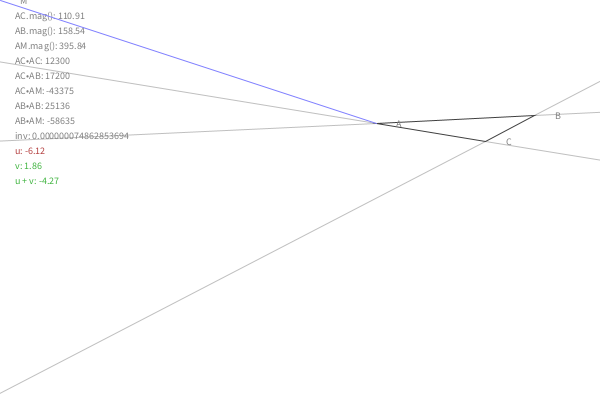
Frame 1 (no input)
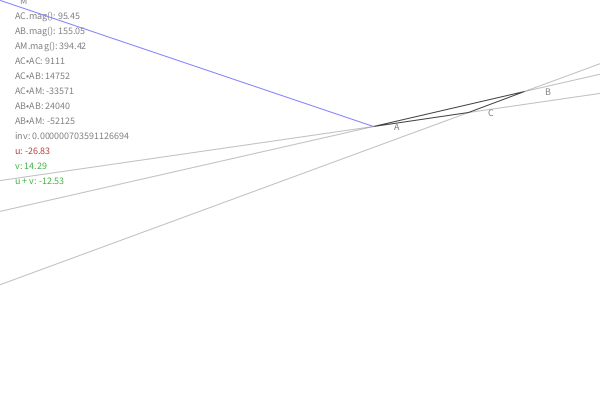
Frame 60 (the mouse pressed at the canvas centre just before this capture)
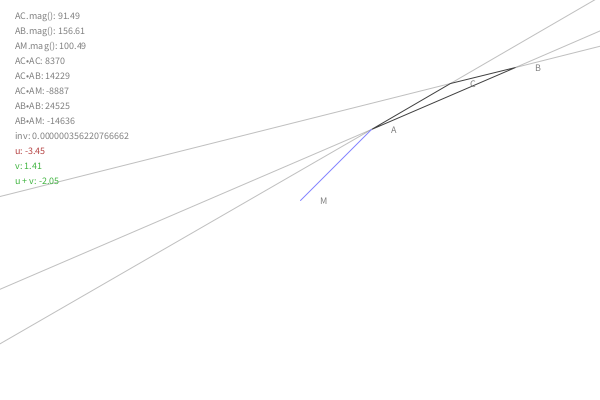
Frame 120 (the mouse held since frame 60 and released just before this capture)

The Processing sketch that drew these frames (run headless with seeded random() and noise(); from frame 60 on, the mouse is pressed at the canvas centre):

// Processing sketch: processing_25399
// ── processing_25399.pde

Triangle t;
int marg = 40;

void setup() {
  size(600,400);
  smooth();
  textSize(10);
  textAlign(LEFT, CENTER);
  t = new Triangle();
}

void draw() {
  background(255);
  t.check();
}

class Triangle {
  PVector posA, posB, posC;
  PVector spdA, spdB, spdC;
  Triangle() {
    posA = new PVector(random(marg, width-marg), random(marg, height-marg));
    posB = new PVector(random(marg, width-marg), random(marg, height-marg));
    posC = new PVector(random(marg, width-marg), random(marg, height-marg));
    spdA = new PVector(random(-0.5, 0.5), random(-0.5, 0.5));
    spdB = new PVector(random(-0.5, 0.5), random(-0.5, 0.5));
    spdC = new PVector(random(-0.5, 0.5), random(-0.5, 0.5));
  }
  void check() {
    posA.add(spdA);
    posB.add(spdB);
    posC.add(spdC);
    if(posA.x < marg || posA.x > width-marg) spdA.x *= -1;
    if(posB.x < marg || posB.x > width-marg) spdB.x *= -1;
    if(posC.x < marg || posC.x > width-marg) spdC.x *= -1;
    if(posA.y < marg || posA.y > height-marg) spdA.y *= -1;
    if(posB.y < marg || posB.y > height-marg) spdB.y *= -1;
    if(posC.y < marg || posC.y > height-marg) spdC.y *= -1;
    
    stroke(128, 128);
    offLine(posA, posC);
    offLine(posC, posA);
    offLine(posA, posB);
    offLine(posB, posA);
    offLine(posB, posC);
    offLine(posC, posB);
    
    if (mouseOver()) 
      fill(100,255,100,64);
    else 
      fill(255,64);
      
    stroke(64);
    beginShape();
      vertex(posA.x, posA.y);
      vertex(posB.x, posB.y);
      vertex(posC.x, posC.y);
    endShape(CLOSE);
    stroke(128, 128, 255);
    line(posA.x, posA.y, mouseX, mouseY);
    
    fill(128);
    text("A", posA.x+20, posA.y);
    text("B", posB.x+20, posB.y);
    text("C", posC.x+20, posC.y);
    text("M", mouseX+20, mouseY);
  }
  
  void offLine(PVector v1, PVector v2) { 
    PVector tmp = PVector.sub(v1, v2);
    tmp.normalize();
    tmp.mult(width); 
    line(v1.x, v1.y, v1.x+tmp.x, v1.y+tmp.y);
  }
  
  boolean mouseOver() {
    stroke(220);
    //for more on the math, check out http://en.wikipedia.org/wiki/Barycentric_coordinate_system_(mathematics)
    PVector posM = new PVector(mouseX, mouseY);
    PVector AC = PVector.sub(posC, posA);
    PVector AB = PVector.sub(posB, posA);
    PVector AM = PVector.sub(posM, posA);
    float dACAC = AC.dot(AC);
    float dACAB = AC.dot(AB);
    float dACAM = AC.dot(AM);
    float dABAB = AB.dot(AB);
    float dABAM = AB.dot(AM);
    float inv = 1/(dACAC*dABAB - dACAB*dACAB);
    float u = (dABAB*dACAM - dACAB*dABAM)*inv;
    float v = (dACAC*dABAM - dACAB*dACAM)*inv;
    
    int l=1;
    fill(128);
    text("AC.mag(): "+nfc(AC.mag(),2), 15, 15*l++);
    text("AB.mag(): "+nfc(AB.mag(),2), 15, 15*l++);
    text("AM.mag(): "+nfc(AM.mag(),2), 15, 15*l++);
    text("AC•AC: "+int(dACAC), 15, 15*l++);
    text("AC•AB: "+int(dACAB), 15, 15*l++);
    text("AC•AM: "+int(dACAM), 15, 15*l++);
    text("AB•AB: "+int(dABAB), 15, 15*l++);
    text("AB•AM: "+int(dABAM), 15, 15*l++);
    text("inv: "+nfc(inv,18), 15, 15*l++);
    if(u > 0) fill(64,180,64); else fill(180,64,64);    text("u: "+nfc(u,2), 15, 15*l++);
    if(v > 0) fill(64,180,64); else fill(180,64,64);    text("v: "+nfc(v,2), 15, 15*l++);
    if(u+v < 1) fill(64,180,64); else fill(180,64,64);  text("u + v: "+nfc(u+v,2), 15, 15*l++);
    
    return (u>0 && v>0 && u + v < 1);
  }
}
